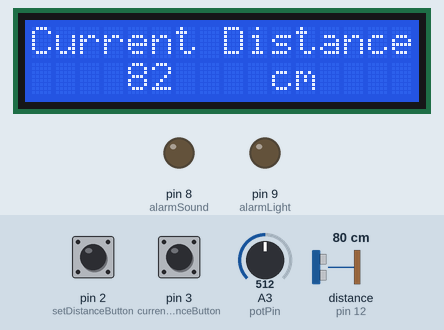
Simulated run of this sketch. Board: Arduino Uno, built with avr-gcc and run on an emulated ATmega328P. Parts: 16×2 character LCD, output pins drawn as LEDs (lit = HIGH). Wiring (inferred from the names in the program): ultrasonic range finder: trigger pin 11; echo pin 12. Inputs (shaded band) come from the test bench; at power-on: pin 2 (setDistanceButton) HIGH, distance to the obstacle (sensor on pin 12) 80 cm, pin 3 (currentDistanceButton) HIGH, A3 (potPin) = 512. The echo pulse lasts 58.3 µs per cm; pins used as bus, display or sensor lines are not drawn; what the sketch prints to the serial monitor is not drawn.

Above: at 1.2 s.
1.3 s: pin 2 (setDistanceButton) pulled LOW for 0.2 s
At 2.3 s:
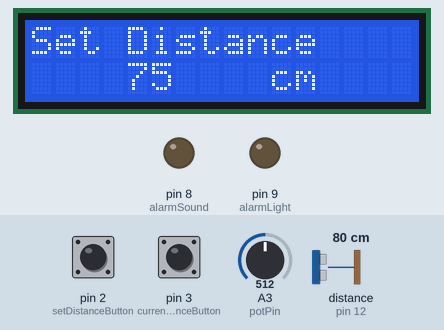
3.0 s: distance to the obstacle (sensor on pin 12) set to 2 cm
At 3.7 s:
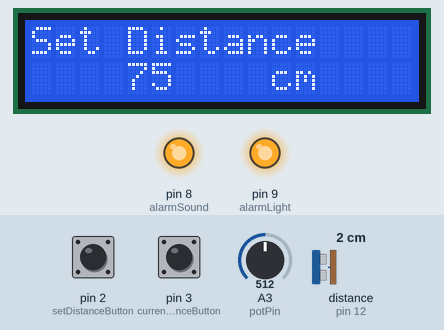
4.6 s: pin 3 (currentDistanceButton) pulled LOW for 1 s
At 5.4 s:
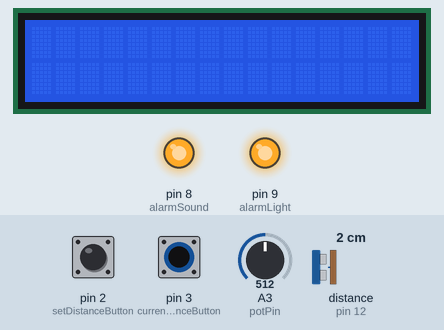
8.6 s: distance to the obstacle (sensor on pin 12) set to 69 cm
At 10.0 s:
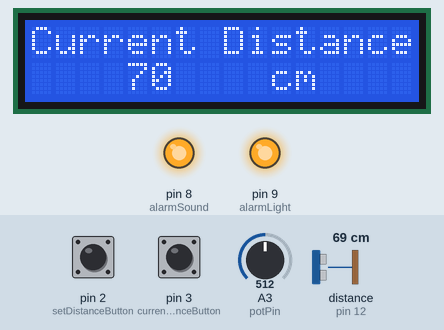
10.3 s: distance to the obstacle (sensor on pin 12) set to 78 cm
At 11.5 s:
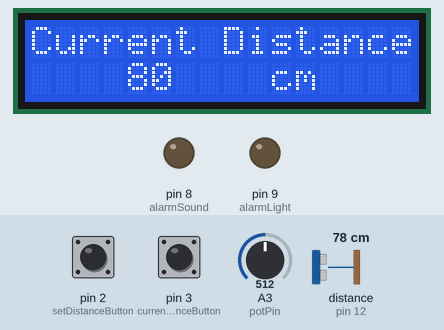
12.1 s: pin 2 (setDistanceButton) pulled LOW for 1 s
At 12.9 s:
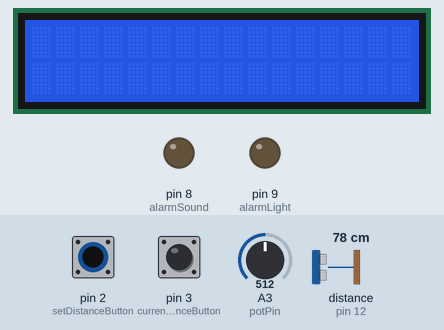
Timing chart, 0 to 15.1 s (numbered marks = the images above; inputs shaded):
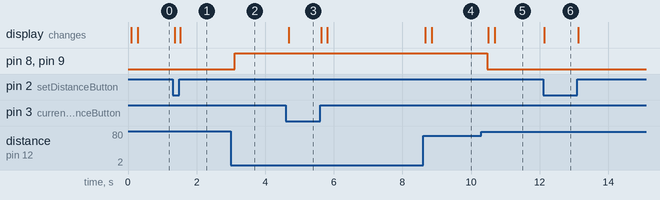

The sketch:

Main.ino
```cpp
// Initalizing Libraries for LCD Display
#include <Wire.h>
#include <LiquidCrystal_I2C.h>

LiquidCrystal_I2C lcd(0x27,16,2);

const int trigPin = 11; // HC-SR04 Trigger Pin
const int echoPin = 12; // HC-SR04 Echo Pin
const int alarmLight = 9; // LED Alarm Pin
const int alarmSound = 8; // Piezo Pin (Connected to Slide switch)
const int setDistanceButton = 2; // Push Button Pin
const int currentDistanceButton = 3; // Push Button Pin
const int potPin = A3; // Potentiometer Pin

long duration; // For computation of distance from Ultrasonic Distance Sensor
int distance; // Current Distance Value
int safetyDistance = 15; // Default threshold distance
int currentDisplay = 1; // Helps with switching display logic
int potVal; // Value from Potentiometer
int normalizedPotVal; // Normalized value from potentiometer (1-100)

void setup()
{
    lcd.init();
    pinMode(alarmSound, OUTPUT);
    pinMode(alarmLight, OUTPUT);
    pinMode(trigPin, OUTPUT);
    pinMode(echoPin, INPUT);
    pinMode(setDistanceButton, INPUT);
    digitalWrite(setDistanceButton, HIGH);
    pinMode(currentDistanceButton, INPUT);
    digitalWrite(currentDistanceButton, HIGH);
    Serial.begin(9600);
    Serial.flush();
}

void loop()
{
    potVal = analogRead(potPin); // Reading from 10k Potentiometer Pin, gives an integer value of 0 - 682


    normalizedPotVal = map(potVal, 0, 682, 1, 100); // Maps the range of [0, 682] to [1, 100]
    normalizedPotVal = constrain(normalizedPotVal, 1, 100); // Compresses the range of [0, 682] to [1, 100]

    Serial.print("Normalized Potentiometer Value: ");
    Serial.println(normalizedPotVal);

     // Check for 'set' button press
    if (digitalRead(setDistanceButton) == LOW) {
        delay(10); // Simple debounce
        if (digitalRead(setDistanceButton) == LOW) { // Check again after debounce
        Serial.println("Set Button Clicked");
        currentDisplay = 2; // Switch to display 2, or Set Distance Display.
        lcd.clear();
        while (digitalRead(setDistanceButton) == LOW); // Wait for button release
        }
    }

    // Check for 'back' button press
    if (digitalRead(currentDistanceButton) == LOW) {
        delay(10); // Simple debounce
        if (digitalRead(currentDistanceButton) == LOW) { // Check again after debounce
        Serial.println("Back Button Clicked");
        if(currentDisplay = 2){
            safetyDistance = normalizedPotVal;
        }
        currentDisplay = 1; // Switch to display 1, or Current Distance Display
        lcd.clear();
        while (digitalRead(currentDistanceButton) == LOW); // Wait for button release
        }
    }

    digitalWrite(trigPin, LOW);
    delayMicroseconds(2);

    digitalWrite(trigPin, HIGH);
    delayMicroseconds(10);
    digitalWrite(trigPin, LOW);
    duration = pulseIn(echoPin, HIGH);
    distance = ((duration / 2) / 29.1) + (distance / 25);


    if (distance <= safetyDistance) // Checks if the current distance is less than or equal to the set safetyDistance
    {
        digitalWrite(alarmLight, HIGH); // Lights up Alarm LED
        digitalWrite(alarmSound, HIGH); // Buzzes up Piezo Alarm
    }
    else
    {
        digitalWrite(alarmSound, LOW); // Turns Alarm LED off
        digitalWrite(alarmLight, LOW); // Turns Piezo Alarm off
    }

    if (currentDisplay == 1) { // Checks if current display is set to Current Distance Screen (or 1)
        displayDistance(); // Call Current Distance function
    } else if (currentDisplay == 2) { // Checks if current display is set to Set Distance Screen (or 2)
        setDistanceScreen(); // Call Set Distance function
    }
}
void setDistanceScreen(){
    lcd.backlight();
    lcd.setCursor(0,0);
    lcd.print("Set Distance");
    lcd.setCursor(4,1);
    lcd.print("    ");
    lcd.setCursor(4,1);
    lcd.print(normalizedPotVal);
    lcd.setCursor(10, 1);
    lcd.print("cm");
    delay(150);
}

void displayDistance(){
    lcd.backlight();
    lcd.setCursor(0,0);
    lcd.print("Current Distance");
    lcd.setCursor(4,1);
    lcd.print("      ");
    lcd.setCursor(4,1);
    lcd.print(distance, DEC);
    lcd.setCursor(10, 1);
    lcd.print("cm");
    delay(150);
}
```

Measured:
- the behaviour switches between 73 and 74 cm on distance to the obstacle (sensor on pin 12) (found by bisection; images 4 and 5)
- after the input at 1.3 s, the display: first changes after 0.06 s (image 1 shows a later state)
- after the input at 3.0 s, pin 8 (alarmSound), pin 9 (alarmLight): LOW → HIGH after 0.11 s
- after the input at 4.6 s, the display: changes after 0.09 s (image 3)
- after the input at 8.6 s, the display: first changes after 0.07 s (image 4 shows a later state)
- after the input at 10.3 s, pin 8 (alarmSound), pin 9 (alarmLight): HIGH → LOW after 0.18 s; the display: first changes after 0.21 s (image 5 shows a later state)
- after the input at 12.1 s, the display: changes at once (image 6)
